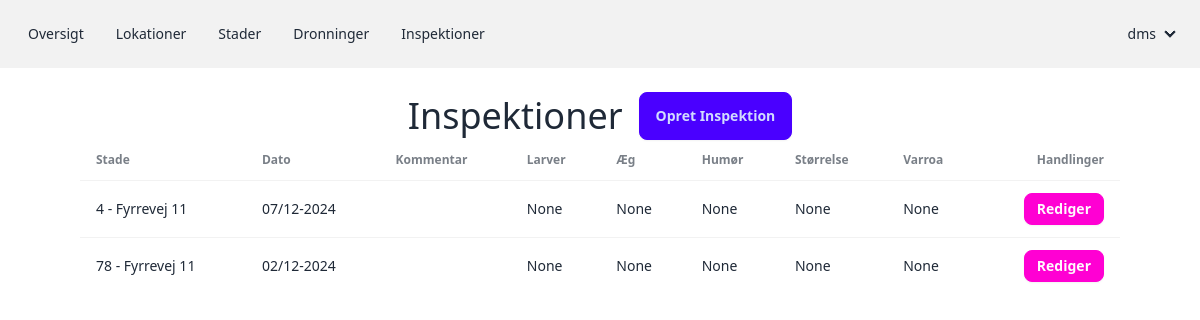
/inspections/ (signed in), run on the app's committed database.
### beejournal/models.py (models this page shows, shortened)
class Inspection(BaseModel):
    hive = models.ForeignKey("beejournal.Hive", related_name='inspections', on_delete=models.PROTECT)
    date = models.DateTimeField()
    comment = models.TextField(blank=True, null=True)
    larva = models.IntegerField(blank=True, null=True)
    egg = models.IntegerField(blank=True, null=True)
    mood = models.IntegerField(blank=True, null=True)
    size = models.IntegerField(blank=True, null=True)
    varroa = models.IntegerField(blank=True, null=True)
    class Meta:
        ordering = ['-date']

class Hive(BaseModel):
    number = models.CharField(max_length=8)
    frames = models.IntegerField(blank=True, null=True)
    place = models.ForeignKey("beejournal.Place", related_name='hives', on_delete=models.PROTECT)
    class Meta:
        unique_together = ['number', 'user', 'place']
        ordering = ['number']
    def __str__(self):
        return self.number + " - " + self.place.__str__()

class Place(BaseModel):
    name = models.CharField(max_length=64)
    class Meta:
        ordering = ['name']
    def __str__(self):
        return self.name

### beejournal/views.py (the view)
class InspectionListView(LoginRequiredMixin, ListView):
    model = Inspection
    template_name = "inspection_list.html"
    def get_queryset(self):
        return Inspection.objects.filter(user=self.request.user)

### beejournal/templates/inspection_list.html
{% extends "base.html" %}
{% block content %}
<div class="flex flex-col items-center justify-center min-w-screen">
    <div>
        <br>
        <div class="flex items-center space-x-4">
            <h1 class="text-4xl">Inspektioner</h1>
            <a href="{% url 'inspection_create' %}" class="btn btn-primary">Opret Inspektion</a>
        </div>
    </div>
    <div class="w-full px-4 md:px-20">
        <table class="table">
        <thead>
            <tr>
                <th>Stade</th>
                <th>Dato</th>
                <th>Kommentar</th>
                <th>Larver</th>
                <th>Æg</th>
                <th>Humør</th>
                <th>Størrelse</th>
                <th>Varroa</th>
                <th class="text-right">Handlinger</th>
            </tr>
        </thead>
        <tbody>
        {% for inspection in object_list %}
            <tr class="hover">
                <td>{{ inspection.hive }}</td>
                <td>{{ inspection.date|date:'d/m-Y' }}</td>
                <td>{{ inspection.comment }}</td>
                <td>{{ inspection.larva }}</td>
                <td>{{ inspection.egg }}</td>
                <td>{{ inspection.mood }}</td>
                <td>{{ inspection.size }}</td>
                <td>{{ inspection.varroa }}</td>
                <td class="text-right">
                    <a href="{% url 'inspection_update' inspection.id %}" class="btn btn-sm btn-secondary">Rediger</a>
                </td>
            </tr>
        {% endfor %}
        </tbody>
        </table>
    </div>
</div>
{% endblock content %}

### core/templates/navbar.html (shortened to what this page needs)
<div class="navbar bg-base-200">
    <div class="flex-1">
        <ul class="menu menu-horizontal px-1">
          <li><a href="{% url 'overview' %}">Oversigt</a></li>
          <li><a href="{% url 'place_list' %}">Lokationer</a></li>
          <li><a href="{% url 'hive_list' %}">Stader</a></li>
          <li><a href="{% url 'queen_list' %}">Dronninger</a></li>
          <li><a href="{% url 'inspection_list' %}">Inspektioner</a></li>
        </ul>
    </div>
    <div class="flex-none">
    <ul class="menu menu-horizontal px-1">
        <li>
        <details>
            <summary>{% if user.username %}{{ user.username }}{% else %}Profile{% endif %}</summary>
        </details>
        </li>
    </ul>
    </div>
</div>

### data on the page
Inspection: hive "4 - Fyrrevej 11", date "07/12-2024", larva "None", egg "None", mood "None", size "None", varroa "None"
Inspection: hive "78 - Fyrrevej 11", date "02/12-2024", larva "None", egg "None", mood "None", size "None", varroa "None"

### other printed values
{{ user.username }} "dms"
